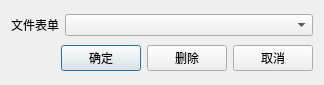
<?xml version="1.0" encoding="UTF-8"?>
<ui version="4.0">
 <class>labelprint_design_import_dialog</class>
 <widget class="QDialog" name="labelprint_design_import_dialog">
  <property name="geometry">
   <rect>
    <x>0</x>
    <y>0</y>
    <width>324</width>
    <height>85</height>
   </rect>
  </property>
  <property name="windowTitle">
   <string>Dialog</string>
  </property>
  <property name="outer_stylesheet" stdset="0">
   <string>dialog_hasborder</string>
  </property>
  <layout class="QVBoxLayout" name="verticalLayout">
   <item>
    <layout class="QHBoxLayout" name="horizontalLayout_2" stretch="0,1">
     <item>
      <widget class="QLabel" name="label_path_2">
       <property name="text">
        <string>文件表单</string>
       </property>
      </widget>
     </item>
     <item>
      <widget class="lds_ComboBox" name="comboBox"/>
     </item>
    </layout>
   </item>
   <item>
    <layout class="QHBoxLayout" name="horizontalLayout">
     <item>
      <spacer name="horizontalSpacer">
       <property name="orientation">
        <enum>Qt::Horizontal</enum>
       </property>
       <property name="sizeHint" stdset="0">
        <size>
         <width>40</width>
         <height>20</height>
        </size>
       </property>
      </spacer>
     </item>
     <item>
      <widget class="lds_toolbar_button_nowrap" name="pushButton_ok">
       <property name="text">
        <string>确定</string>
       </property>
       <property name="icon">
        <iconset resource="peripheral.qrc">
         <normaloff>:/image/ok.png</normaloff>:/image/ok.png</iconset>
       </property>
      </widget>
     </item>
     <item>
      <widget class="lds_toolbar_button_nowrap" name="pushButton_del">
       <property name="text">
        <string>删除</string>
       </property>
       <property name="icon">
        <iconset resource="peripheral.qrc">
         <normaloff>:/image/printremove.png</normaloff>:/image/printremove.png</iconset>
       </property>
      </widget>
     </item>
     <item>
      <widget class="lds_toolbar_button_nowrap" name="pushButton_cancel">
       <property name="text">
        <string>取消</string>
       </property>
       <property name="icon">
        <iconset resource="peripheral.qrc">
         <normaloff>:/image/exit.png</normaloff>:/image/exit.png</iconset>
       </property>
      </widget>
     </item>
    </layout>
   </item>
  </layout>
 </widget>
 <customwidgets>
  <customwidget>
   <class>lds_ComboBox</class>
   <extends>QComboBox</extends>
   <header>lds_combobox.h</header>
  </customwidget>
  <customwidget>
   <class>lds_toolbar_button_nowrap</class>
   <extends>QPushButton</extends>
   <header>lds_toolbar_button_nowrap.h</header>
  </customwidget>
 </customwidgets>
 <resources>
  <include location="peripheral.qrc"/>
 </resources>
 <connections>
  <connection>
   <sender>pushButton_ok</sender>
   <signal>clicked()</signal>
   <receiver>labelprint_design_import_dialog</receiver>
   <slot>accept()</slot>
   <hints>
    <hint type="sourcelabel">
     <x>112</x>
     <y>74</y>
    </hint>
    <hint type="destinationlabel">
     <x>79</x>
     <y>73</y>
    </hint>
   </hints>
  </connection>
  <connection>
   <sender>pushButton_cancel</sender>
   <signal>clicked()</signal>
   <receiver>labelprint_design_import_dialog</receiver>
   <slot>reject()</slot>
   <hints>
    <hint type="sourcelabel">
     <x>232</x>
     <y>66</y>
    </hint>
    <hint type="destinationlabel">
     <x>40</x>
     <y>53</y>
    </hint>
   </hints>
  </connection>
 </connections>
</ui>
